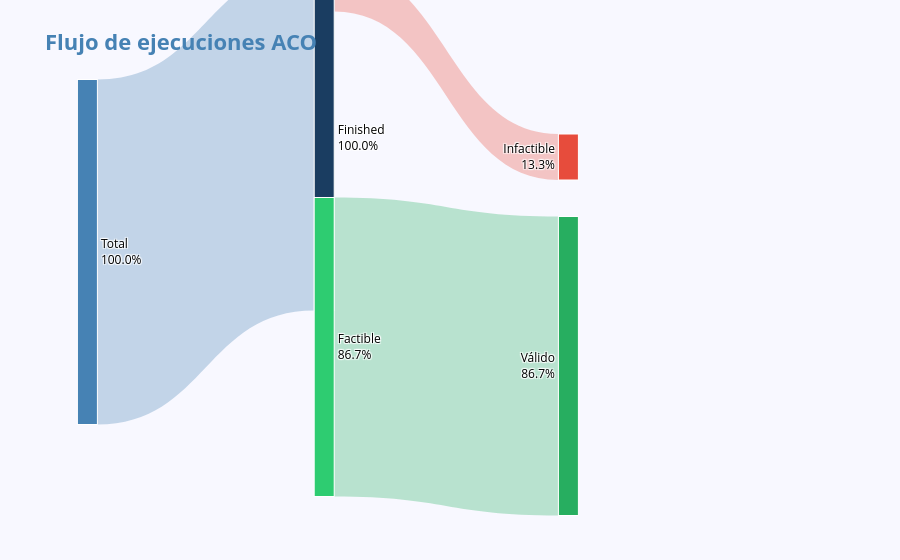

The notebook cell this image was saved under:
### Code cell
def n(mask): return aco[mask].shape[0]                                                                                                                                                
                                                                                                                                                                                    
total               = aco.shape[0]                                                                                                                                                    
n_finished          = n(aco["status"] == "finished")                                                                                                                                  
n_timeout           = n(aco["status"] == "timeout")                                                                                                                                   
finished_feasible   = n((aco["status"] == "finished") & (aco["feasible"] == True))                                                                                                    
finished_infeasible = n((aco["status"] == "finished") & (aco["feasible"] == False))
feasible_valid      = n((aco["feasible"] == True) & (aco["valid"] == True))                                                                                                           
feasible_invalid    = n((aco["feasible"] == True) & (aco["valid"] == False))
                                                                                                                                                                                    
labels = ["Total", "Finished", "Timeout", "Factible", "Infactible", "Válido", "Inválido"]                                                                                             
source = [0, 0,         1,                1,                  2,        3,              3]                                                                                            
target = [1, 2,         3,                4,                  4,        5,              6]                                                                                            
value  = [n_finished, n_timeout,                                                                                                                                                      
        finished_feasible, finished_infeasible,
        n_timeout,                                                                                                                                                                  
        feasible_valid, feasible_invalid]

pcts = [                                                                                                                                                                              
    100,
    n_finished / total * 100,                                                                                                                                                         
    n_timeout  / total * 100,
    finished_feasible / total * 100,
    (finished_infeasible + n_timeout) / total * 100,
    feasible_valid   / total * 100,                                                                                                                                                   
    feasible_invalid / total * 100,
]                                                                                                                                                                                     
                
x = [0.01, 0.33, 0.33, 0.66, 0.66, 0.99, 0.99]                                                                                                                                        
y = [0.40, 0.10, 0.65, 0.15, 0.70, 0.10, 0.55]
x = [.001 if v == 0 else .999 if v == 1 else v for v in x]                                                                                                                            
y = [.001 if v == 0 else .999 if v == 1 else v for v in y]                                                                                                                            

node_colors = [                                                                                                                                                                       
    BLUE_PALETTE[3],
    BLUE_PALETTE[5], BLUE_PALETTE[2],                                                                                                                                                 
    "#2ecc71", "#e74c3c",
    "#27ae60", "#c0392b",
]                                                                                                                                                                                     

link_colors = [                                                                                                                                                                       
    "rgba(70,130,180,0.3)",
    "rgba(70,130,180,0.3)",
    "rgba(46,204,113,0.3)",
    "rgba(231,76,60,0.3)",                                                                                                                                                            
    "rgba(231,76,60,0.3)",
    "rgba(39,174,96,0.3)",                                                                                                                                                            
    "rgba(192,57,43,0.3)",
]                                                                                                                                                                                     

fig = go.Figure(go.Sankey(                                                                                                                                                            
    textfont=dict(color="black", size=12),
    node=dict(
        pad=35, thickness=20,
        line=dict(color="white", width=1),                                                                                                                                            
        label=[f"{name}<br>{pct:.1f}%" for name, pct in zip(labels, pcts)],
        x=x, y=y,                                                                                                                                                                     
    ),                                                                                                                                                                                
    link=dict(source=source, target=target, value=value, color=link_colors),
))                                                                                                                                                                                    
                
fig.update_layout(
    title="<span style='font-size:22px;color:steelblue;'><b>Flujo de ejecuciones ACO</b></span>",
    font=dict(size=12, color="white"),                                                                                                                                                
    paper_bgcolor="#F8F8FF",
)                                                                                                                                                                                     
fig.update_traces(node_color=node_colors)
fig.show()

### Figure 1 — Plotly figure (JSON) as saved in the notebook; plotly's stock layout.template omitted (floating-point values rounded to 4 significant figures)
{"data": [{"link": {"color": ["rgba(70,130,180,0.3)", "rgba(70,130,180,0.3)", "rgba(46,204,113,0.3)", "rgba(231,76,60,0.3)", "rgba(231,76,60,0.3)", "rgba(39,174,96,0.3)", "rgba(192,57,43,0.3)"], "source": [0, 0, 1, 1, 2, 3, 3], "target": [1, 2, 3, 4, 4, 5, 6], "value": [30, 0, 26, 4, 0, 26, 0]}, "node": {"color": ["#4682b4", "#1a3d61", "#7ab4d9", "#2ecc71", "#e74c3c", "#27ae60", "#c0392b"], "label": ["Total<br>100.0%", "Finished<br>100.0%", "Timeout<br>0.0%", "Factible<br>86.7%", "Infactible<br>13.3%", "Válido<br>86.7%", "Inválido<br>0.0%"], "line": {"color": "white", "width": 1}, "pad": 35, "thickness": 20, "x": [0.01, 0.33, 0.33, 0.66, 0.66, 0.99, 0.99], "y": [0.4, 0.1, 0.65, 0.15, 0.7, 0.1, 0.55]}, "textfont": {"color": "black", "size": 12}, "type": "sankey"}], "layout": {"font": {"color": "white", "size": 12}, "paper_bgcolor": "#F8F8FF", "title": {"text": "<span style='font-size:22px;color:steelblue;'><b>Flujo de ejecuciones ACO</b></span>"}}}
